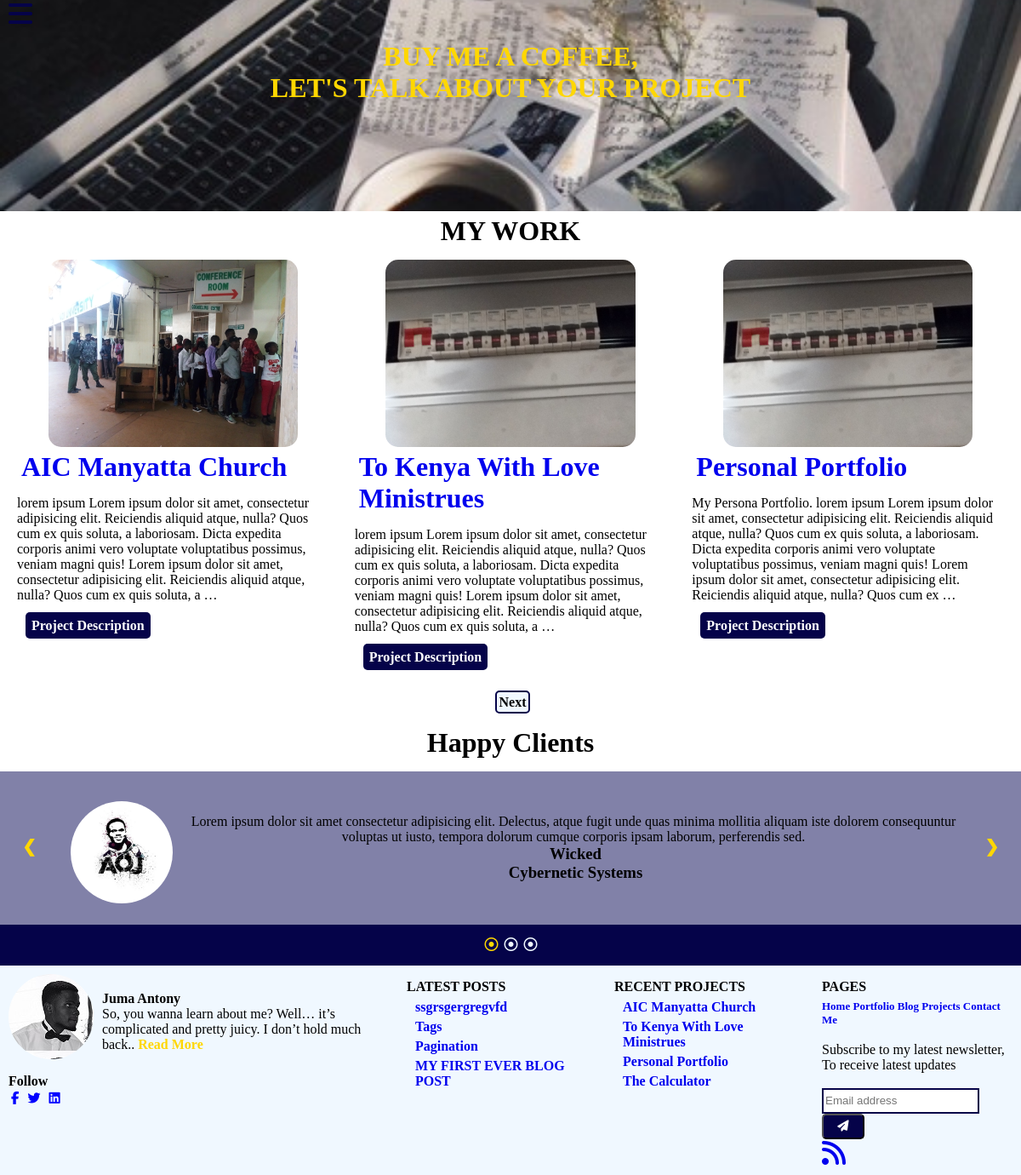
Screenshot of /projects.html with the database file from the repository.
### MySite/models.py (models this page shows, shortened)
class Project(models.Model):
    STATUS_CHOICES = (
        ('draft', 'Draft'),
        ('published', 'Published')
    )
    title = models.CharField(max_length=100)
    slug = models.SlugField(max_length=50, unique_for_date='publish')
    featured_img = models.ImageField(upload_to='ProjectImages')
    body = RichTextUploadingField()
    created = models.DateTimeField(auto_now_add=True)
    publish = models.DateTimeField(default=timezone.now)
    updated = models.DateField(auto_now_add=True)
    status = models.CharField(max_length=10, choices=STATUS_CHOICES, default='draft')
    objects = models.Manager()  # default manager
    published = PublishedManager()  # custom manager
    class Meta:
        ordering = ('-publish',)

class Post(models.Model):
    STATUS_CHOICES = (
        ('draft', 'Draft'),
        ('published', 'Published')
    )
    title = models.CharField(max_length=100)
    slug = models.SlugField(max_length=50, unique_for_date='publish')
    featured_image = models.ImageField(upload_to='featuredImage/')
    author = models.ForeignKey(User, on_delete=models.CASCADE, related_name='blog_posts')
    body = RichTextUploadingField()
    created = models.DateTimeField(auto_now_add=True)
    publish = models.DateTimeField(default=timezone.now)
    updated = models.DateTimeField(auto_now_add=True)
    status = models.CharField(max_length=10, choices=STATUS_CHOICES, default='draft')
    objects = models.Manager()  # default manager
    published = PublishedManager()  # custom manager
    tags = TaggableManager()
    class Meta:
        ordering = ('-publish',)
    def get_absolute_url(self):
        return reverse('MySite:PostDetail', args=[self.publish.year,
                                                  self.publish.month,
                                                  self.publish.day,
                                                  self.slug])

### MySite/views.py (the view)
# urls.py: path('projects.html', views.Projects.as_view(), name='Projects'),
class Projects(generic.ListView):
    queryset = Project.objects.filter(status='publish').order_by('-publish')
    template_name = 'projects.html'
    paginate_by = 3

### MySite/models.py (called while the page is built)
    def get_queryset(self):
        return super(PublishedManager, self).get_queryset() \
            .filter(status='published')

### MySite/templatetags/mysite_tags.py (called while the page is built)
@register.inclusion_tag('latest_posts.html')
def show_latest_posts(count=5):
    latest_posts = Post.published.order_by('-publish')[:count]
    return {'latest_posts': latest_posts}

@register.inclusion_tag('latest_projects.html')
def show_latest_projects(count=5):
    latest_projects = Project.objects.filter(status='publish').order_by('-publish')[:count]
    return {'latest_projects': latest_projects}

### MySite/templates/projects.html (shortened to what this page needs)
{% extends 'base.html' %}
{% load static %}
{% load mysite_tags %}
{% block content %}
    <link rel="stylesheet" type="text/css" href="{% static 'css/projects.css' %}">
    <div id="main">
        <div class="Img-header"><h1 class="heading">Buy me a Coffee,<br> Let's Talk about your Project</h1></div>
        <h1 class="my-work">My Work</h1>
        <div class="project-cont">
          {% for project in project_list  %}
            <div class="proj-cont">
                <img src="{{ project.featured_img.url }}" alt="featured-img" class="featured">
                <a href="{% url 'MySite:ProjectDetail' project.slug %}"><h1>{{ project.title }}</h1></a>
                <p class="description">{{ project.body |safe | truncatewords:50 | linebreaks }}</p>
                <br>
                <a href="{% url 'MySite:ProjectDetail' project.slug %}" class="view-proj">Project description</a>
                <br>
            </div>
          {% endfor %}
        </div>
        {% if is_paginated %}
          <div class="pagination">
          <span>
            {% if page_obj.has_next %}
              <a href="?page={{ page_obj.next_page_number }}" class="step-links">Next</a>
            {% endif %}
          </span>
          </div>
        {% endif %}
        <h1 class="client">Happy clients</h1>
        <div class="slide-show">
            <div class="testimonial">
            <img src="{% static 'images/logo.jpg' %}" alt="" class="client-img">
            <p class="message">Lorem ipsum dolor sit amet consectetur adipisicing elit. Delectus, atque fugit unde quas minima mollitia aliquam iste dolorem consequuntur voluptas ut iusto, tempora dolorum cumque corporis ipsam laborum, perferendis sed.</p>
            <h3 class="client-name">Wicked</h3>
            <h3 class="client-org">Cybernetic Systems</h3>
            </div>
            <a class="prev" onclick="plusSlides(-1)">&#10094;</a>
            <a class="next" onclick="plusSlides(1)">&#10095;</a>
        </div>
        <div class="dot-cont">
            <div class="dot">
            <i id="dot-nav" class="fa fa-dot-circle-o" onclick="currentSlide(1)"></i>
            </div>
            <div class="dot">
            <i id="dot-nav" class="fa fa-dot-circle-o" onclick="currentSlide(2)"></i>
            </div>
            <div class="dot">
            <i id="dot-nav" class="fa fa-dot-circle-o" onclick="currentSlide(3)"></i>
            </div>
        </div>
    {% include "footer.html" %}
    </div>
{% endblock %}

### MySite/templates/latest_posts.html
{% load static %}
<link rel="stylesheet" type="text/css" href="{% static 'css/post-list.css' %}">
<ul>
    {% for post in latest_posts %}
        <p class="sub-cat"><a href="{{ post.get_absolute_url }}">{{post.title}}</a></p>
    {% endfor %}
</ul>

### MySite/templates/latest_projects.html
{% load static %}
<link rel="stylesheet" type="text/css" href="{% static 'css/post-list.css' %}">
<ul>
    {% for project in latest_projects %}
        <p class="sub-cat"><a href="{% url 'MySite:ProjectDetail' project.slug %}">{{project.title}}</a></p>
    {% endfor %}
</ul>

### MySite/static/css/base.css (style rules this page uses)
* { margin: 0px; padding: 0px; box-sizing: border-box; max-height: 100%vh; }
#main { transition: margin-left 1s; }

### MySite/static/css/projects.css (style rules this page uses)
.Img-header { background-image: url(../images/project-header.jpg); background-size: cover; height: 350px; width: 100%; margin-top: -7%; }
.heading { text-transform: uppercase; color: gold; font-weight: bolder; text-align: center; padding-top: 130px; }
.my-work { text-transform: uppercase; text-align: center; }
@media (min-width: 700px) { .project-cont { display: flex; justify-content: center; padding-right: 10px; } }
@media (min-width: 700px) { .proj-cont { margin-right: 10px; } }
.proj-cont { margin-left: 20px; margin-top: 10px; margin-right: 10px;; border-radius: 15px; margin-bottom: 20px; }
.featured { width: 80%; border-radius: 15px; margin-left: 10%; }
h1 { text-decoration: none; text-transform: capitalize; padding: 5px; }
.description { padding: 5px; text-align: justify; }
.view-proj { margin-left: 10px; padding: 7px; color: white; background-color: #050349; font-size: 16px; border-radius: 5px; text-transform: capitalize; }
.pagination { margin-top: 15px; margin-bottom: 15px; margin-left: 5px; text-align: center; }
.step-links { background-color: #050349; padding: 3px; border: 2px solid #050349; width: 100px; color: white; border-radius: 5px; }
.client { text-align: center; text-transform: capitalize; margin-bottom: 10px; }
.slide-show { position: relative; background: rgba(5, 4, 82, 0.5); }
.testimonial { display: none; padding: 50px; text-align: center; }
.client-img { height: 120px; width: 120px; border-radius: 50%; float: left; margin-left: 3%; margin-top: -15px; }
.message { margin-right:5px; }
.prev, .next { cursor: pointer; position: absolute; top:50%; width: auto; margin-top: -30px; padding: 16px; color: gold; font-weight: bolder; font-size: 20px; border-radius: 0 3px 3px 0; user-select: none; }
.prev { position: absolute; left: 0; margin-left: 10px; }
.next { position: absolute; right: 0; margin-right: 10px; }
.dot-cont { text-align: center; padding: 15px; background: #050349; }
.dot { cursor: pointer; height: 15px; width: 15px; margin: 0 2px; display: inline-block; color: aliceblue; }
.active, .dot:hover { color:gold; }

### MySite/static/css/footer.css (style rules this page uses)
a:link { text-decoration: none; font-weight: bold; }

### MySite/static/css/post-list.css (style rules this page uses)
#main { flex: 1; }
.Img-header { background-image: url(../images/blog-header.jpg); background-size: cover; height: 300px; width: 100%; }
.heading { text-transform: uppercase; color: gold; font-weight: bolder; text-align: center; padding-top: 100px; }
.sub-cat { display: flex; padding-bottom: 5px; font-size: 16px; padding-left: 10px; }
.step-links { background-color: aliceblue; padding: 3px; border: 2px solid #050349; width: 100px; color: black; border-radius: 5px; margin-top: 20px; }

### rows the page displays
Project: featured_img (picture), title "AIC Manyatta Church", body "lorem ipsum Lorem ipsum dolor sit amet, consectetur adipisicing elit. Reiciendis aliquid atque, nulla? Quos cum ex quis soluta, a laboriosam. Dicta expedita corporis animi vero voluptate voluptatibus possimus, veniam magni quis! Lorem ipsum dolor sit amet, consectetur adipisicing elit. Reiciendis aliquid atque, nulla? Quos cum ex quis soluta, a …"
Project: featured_img (picture), title "To Kenya With Love Ministrues", body "lorem ipsum Lorem ipsum dolor sit amet, consectetur adipisicing elit. Reiciendis aliquid atque, nulla? Quos cum ex quis soluta, a laboriosam. Dicta expedita corporis animi vero voluptate voluptatibus possimus, veniam magni quis! Lorem ipsum dolor sit amet, consectetur adipisicing elit. Reiciendis aliquid atque, nulla? Quos cum ex quis soluta, a …"
Project: featured_img (picture), title "Personal Portfolio", body "My Persona Portfolio. lorem ipsum Lorem ipsum dolor sit amet, consectetur adipisicing elit. Reiciendis aliquid atque, nulla? Quos cum ex quis soluta, a laboriosam. Dicta expedita corporis animi vero voluptate voluptatibus possimus, veniam magni quis! Lorem ipsum dolor sit amet, consectetur adipisicing elit. Reiciendis aliquid atque, nulla? Quos cum ex …"
Post: title "ssgrsgergregvfd"
Post: title "Tags"
Post: title "Pagination"
Post: title "MY FIRST EVER BLOG POST"
Project: title "The Calculator"
